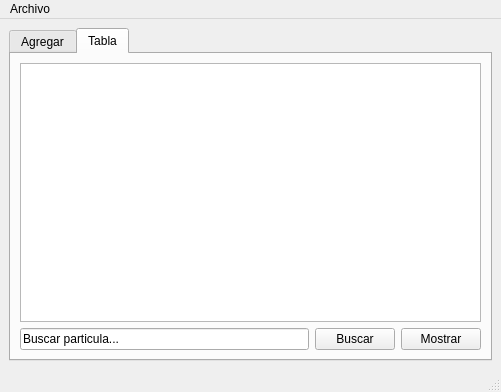
<?xml version="1.0" encoding="UTF-8"?>
<ui version="4.0">
 <class>MainWindow</class>
 <widget class="QMainWindow" name="MainWindow">
  <property name="geometry">
   <rect>
    <x>0</x>
    <y>0</y>
    <width>451</width>
    <height>361</height>
   </rect>
  </property>
  <property name="windowTitle">
   <string>MainWindow</string>
  </property>
  <widget class="QWidget" name="centralwidget">
   <layout class="QGridLayout" name="gridLayout_2">
    <item row="0" column="0">
     <widget class="QTabWidget" name="tabWidget">
      <property name="currentIndex">
       <number>1</number>
      </property>
      <widget class="QWidget" name="tab">
       <attribute name="title">
        <string>Agregar</string>
       </attribute>
       <layout class="QGridLayout" name="gridLayout_4">
        <item row="0" column="0">
         <widget class="QGroupBox" name="groupBox">
          <property name="title">
           <string>Particulas</string>
          </property>
          <layout class="QGridLayout" name="gridLayout_3">
           <item row="0" column="0">
            <widget class="QLabel" name="label">
             <property name="text">
              <string>ID</string>
             </property>
            </widget>
           </item>
           <item row="0" column="1" colspan="3">
            <widget class="QLineEdit" name="id_lineEdit"/>
           </item>
           <item row="1" column="0" colspan="2">
            <widget class="QLabel" name="label_4">
             <property name="text">
              <string>Origen en Y</string>
             </property>
            </widget>
           </item>
           <item row="1" column="3">
            <widget class="QSpinBox" name="y1_spinBox_3"/>
           </item>
           <item row="1" column="4">
            <widget class="QLabel" name="label_2">
             <property name="text">
              <string>Origen en  X</string>
             </property>
            </widget>
           </item>
           <item row="1" column="5">
            <widget class="QSpinBox" name="x1_spinBox_2"/>
           </item>
           <item row="2" column="0" colspan="2">
            <widget class="QLabel" name="label_5">
             <property name="text">
              <string>Destino en Y</string>
             </property>
            </widget>
           </item>
           <item row="2" column="3">
            <widget class="QSpinBox" name="y2_spinBox_4"/>
           </item>
           <item row="2" column="4">
            <widget class="QLabel" name="label_3">
             <property name="text">
              <string>Destino en  X</string>
             </property>
            </widget>
           </item>
           <item row="2" column="5">
            <widget class="QSpinBox" name="x2_spinBox"/>
           </item>
           <item row="3" column="0">
            <widget class="QLabel" name="label_6">
             <property name="text">
              <string>Velocidad</string>
             </property>
            </widget>
           </item>
           <item row="3" column="3">
            <widget class="QSpinBox" name="velocidad_spinBox_5"/>
           </item>
           <item row="3" column="4" rowspan="5" colspan="3">
            <widget class="QPlainTextEdit" name="salida_plainTextEdit"/>
           </item>
           <item row="4" column="0">
            <widget class="QLabel" name="label_7">
             <property name="text">
              <string>Color</string>
             </property>
            </widget>
           </item>
           <item row="5" column="0">
            <widget class="QLabel" name="label_8">
             <property name="text">
              <string>Rojo</string>
             </property>
            </widget>
           </item>
           <item row="5" column="2">
            <widget class="QDoubleSpinBox" name="rojo_doubleSpinBox"/>
           </item>
           <item row="6" column="0">
            <widget class="QLabel" name="label_9">
             <property name="text">
              <string>Azul</string>
             </property>
            </widget>
           </item>
           <item row="6" column="2">
            <widget class="QDoubleSpinBox" name="azul_doubleSpinBox_2"/>
           </item>
           <item row="7" column="0">
            <widget class="QLabel" name="label_10">
             <property name="minimumSize">
              <size>
               <width>28</width>
               <height>0</height>
              </size>
             </property>
             <property name="text">
              <string>Verde</string>
             </property>
            </widget>
           </item>
           <item row="7" column="2">
            <widget class="QDoubleSpinBox" name="verde_doubleSpinBox_3">
             <property name="value">
              <double>30.000000000000000</double>
             </property>
            </widget>
           </item>
           <item row="8" column="0" colspan="2">
            <widget class="QPushButton" name="AgreIni_pushButton">
             <property name="text">
              <string>Agregar al Inicio</string>
             </property>
            </widget>
           </item>
           <item row="8" column="4">
            <widget class="QPushButton" name="AgreFin_pushButton_2">
             <property name="text">
              <string>Agregar al Final</string>
             </property>
            </widget>
           </item>
           <item row="8" column="6">
            <widget class="QPushButton" name="Mostrar_pushButton_3">
             <property name="text">
              <string>Mostrar</string>
             </property>
            </widget>
           </item>
          </layout>
         </widget>
        </item>
       </layout>
      </widget>
      <widget class="QWidget" name="tab_2">
       <attribute name="title">
        <string>Tabla</string>
       </attribute>
       <layout class="QGridLayout" name="gridLayout">
        <item row="0" column="0" colspan="3">
         <widget class="QTableWidget" name="tablaP"/>
        </item>
        <item row="1" column="0">
         <widget class="QLineEdit" name="BuscarT_lineEdit">
          <property name="text">
           <string>Buscar particula...</string>
          </property>
         </widget>
        </item>
        <item row="1" column="1">
         <widget class="QPushButton" name="BuscarP_pushButton">
          <property name="text">
           <string>Buscar</string>
          </property>
         </widget>
        </item>
        <item row="1" column="2">
         <widget class="QPushButton" name="MostrarP_pushButton_2">
          <property name="text">
           <string>Mostrar</string>
          </property>
         </widget>
        </item>
       </layout>
      </widget>
     </widget>
    </item>
   </layout>
  </widget>
  <widget class="QMenuBar" name="menubar">
   <property name="geometry">
    <rect>
     <x>0</x>
     <y>0</y>
     <width>451</width>
     <height>21</height>
    </rect>
   </property>
   <widget class="QMenu" name="menuArchivo">
    <property name="title">
     <string>Archivo</string>
    </property>
    <addaction name="actAbrir"/>
    <addaction name="actionGuardar"/>
   </widget>
   <addaction name="menuArchivo"/>
  </widget>
  <widget class="QStatusBar" name="statusbar"/>
  <action name="actAbrir">
   <property name="text">
    <string>Abrir</string>
   </property>
  </action>
  <action name="actionGuardar">
   <property name="text">
    <string>Guardar</string>
   </property>
  </action>
 </widget>
 <resources/>
 <connections/>
</ui>
